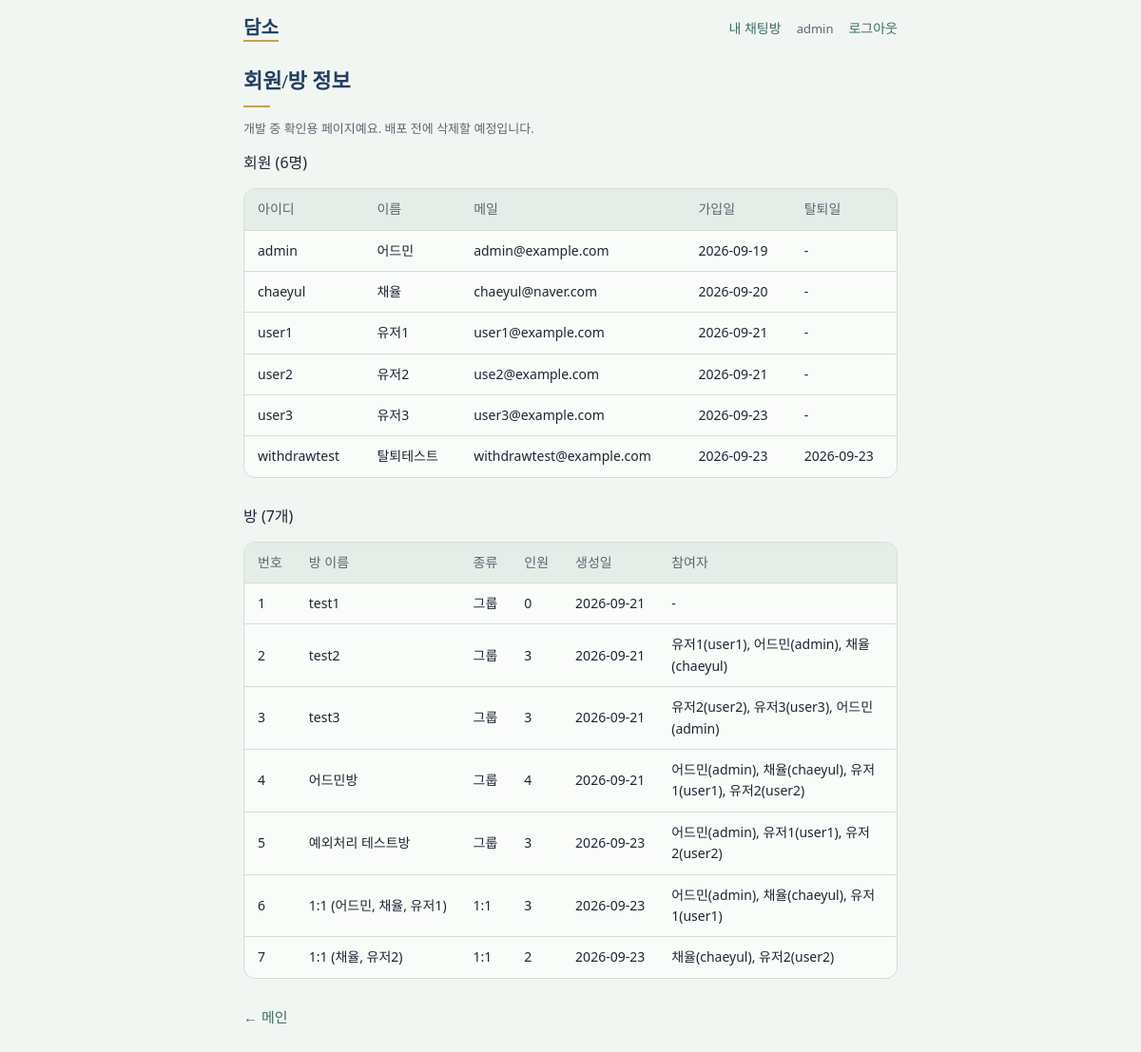
Screenshot of /info (signed in) with the database file from the repository.
### models.py (models this page shows)
class UserInfo(db.Model):
    __tablename__ = "USER_INFO"
    UI_ID = db.Column(db.String(50), primary_key=True)
    UI_PW = db.Column(db.String(255), nullable=False)
    UI_NAME = db.Column(db.String(50), nullable=False)
    UI_MAIL = db.Column(db.String(50), nullable=False, unique=True)
    UI_RDATE = db.Column(db.Date, nullable=False)
    UI_WITHDRAWN = db.Column(db.Date, nullable=True)

class RoomInfo(db.Model):
    __tablename__ = "ROOM_INFO"
    RI_ID = db.Column(db.Integer, primary_key=True)
    RI_NAME = db.Column(db.String(50), nullable=True)
    RI_TYPE = db.Column(db.CHAR(1), nullable=False)
    RI_RDATE = db.Column(db.Date, nullable=False)

class RoomMember(db.Model):
    __tablename__ = "ROOM_MEMBER"
    RM_ID = db.Column(db.Integer, primary_key=True)
    RI_ID = db.Column(db.Integer, db.ForeignKey("ROOM_INFO.RI_ID"), nullable=False)
    UI_ID = db.Column(db.String(50), db.ForeignKey("USER_INFO.UI_ID"), nullable=False)

### rooms.py (the view)
@rooms_bp.route('/info')
def info():
    if session.get("user_id") is None:
        flash("로그인이 필요합니다.", "notice")
        return redirect("/login")
    users = UserInfo.query.all()
    rooms = RoomInfo.query.all()
    names = {u.UI_ID: u.UI_NAME for u in users}
    members = {}
    for m in RoomMember.query.all():
        members.setdefault(m.RI_ID, []).append(m.UI_ID)
    return render_template("info.html", users=users, rooms=rooms, names=names, members=members)

### templates/info.html (shortened to what this page needs)
{% extends "base.html" %}
{% block content %}
<h1 class="title">회원/방 정보</h1>
<p class="muted" style="margin-top: -8px;">개발 중 확인용 페이지예요. 배포 전에 삭제할 예정입니다.</p>
<h2 style="font-size: 16px; font-weight: 500;">회원 ({{ users|length }}명)</h2>
<div class="table-wrap">
    <table>
        <tr>
            <th>아이디</th><th>이름</th><th>메일</th><th>가입일</th><th>탈퇴일</th>
        </tr>
        {% for u in users %}
        <tr>
            <td>{{ u.UI_ID }}</td>
            <td>{{ u.UI_NAME }}</td>
            <td>{{ u.UI_MAIL }}</td>
            <td>{{ u.UI_RDATE }}</td>
            <td>{{ u.UI_WITHDRAWN or "-" }}</td>
        </tr>
        {% endfor %}
    </table>
</div>
<h2 style="font-size: 16px; font-weight: 500;">방 ({{ rooms|length }}개)</h2>
<div class="table-wrap">
    <table>
        <tr>
            <th>번호</th><th>방 이름</th><th>종류</th><th>인원</th><th>생성일</th><th>참여자</th>
        </tr>
        {% for r in rooms %}
        {% set member_ids = members.get(r.RI_ID, []) %}
        <tr>
            <td>{{ r.RI_ID }}</td>
            <td>
                {% if r.RI_TYPE == "D" %}
                    1:1 ({% for uid in member_ids %}{{ names.get(uid, uid) }}{% if not loop.last %}, {% endif %}{% endfor %})
                {% else %}
                    {{ r.RI_NAME or "-" }}
                {% endif %}
            </td>
            <td>{{ {"G": "그룹", "D": "1:1", "O": "오픈", "Group": "그룹", "Dm": "1:1", "Open": "오픈"}.get(r.RI_TYPE, r.RI_TYPE) }}</td>
            <td>{{ member_ids|length }}</td>
            <td>{{ r.RI_RDATE }}</td>
            <td class="wrap">
                {% for uid in member_ids %}
                    {{ names.get(uid, uid) }}({{ uid }}){% if not loop.last %}, {% endif %}
                {% else %}
                    -
                {% endfor %}
            </td>
        </tr>
        {% endfor %}
    </table>
</div>
<a href="/">&larr; 메인</a>
{% endblock %}

### static/style.css (style rules this page uses)
:root { --bg: #F2F6F3; --surface: #FAFCFA; --line: #D3DED8; --text: #1D2733; --text-sub: #5C6670; --navy: #23405F; --navy-dark: #1B3350; --celadon: #4F8078; --celadon-dark: #3E6B64; --celadon-soft: #E4EDE8; --gold: #C8A24A; --red: #B5473A; --r-sm: 10px; --r-md: 12px; --r-lg: 16px; --r-pill: 999px; --font-sans: "Pretendard", "Noto Sans KR", "Malgun Gothic", system-ui, sans-serif; --font-serif: "Noto Serif KR", "Nanum Myeongjo", "Batang", serif; }
* { box-sizing: border-box; }
body { margin: 0; background: var(--bg); color: var(--text); font-family: var(--font-sans); font-size: 15px; line-height: 1.6; }
a { color: var(--celadon-dark); text-decoration: none; }
.muted { color: var(--text-sub); font-size: 13px; }
.title { font-family: var(--font-serif); font-size: 22px; font-weight: 600; color: var(--navy); margin: 0 0 20px; }
.title::after { content: ""; display: block; width: 28px; height: 2px; background: var(--gold); margin-top: 8px; }
.table-wrap { overflow-x: auto; background: var(--surface); border: 1px solid var(--line); border-radius: var(--r-md); margin-bottom: 28px; }
table { width: 100%; border-collapse: collapse; font-size: 14px; }
th, td { text-align: left; padding: 10px 14px; border-bottom: 1px solid var(--line); white-space: nowrap; }
th { background: var(--celadon-soft); color: var(--text-sub); font-weight: 500; }
tr:last-child td { border-bottom: none; }
td.wrap { white-space: normal; }

### rows the page displays
UserInfo: UI_ID "admin", UI_NAME "어드민", UI_MAIL "admin@example.com", UI_RDATE "2026-09-19", UI_WITHDRAWN "-", get "어드민"
UserInfo: UI_ID "chaeyul", UI_NAME "채율", UI_MAIL "chaeyul@naver.com", UI_RDATE "2026-09-20", UI_WITHDRAWN "-", get "채율"
UserInfo: UI_ID "user1", UI_NAME "유저1", UI_MAIL "user1@example.com", UI_RDATE "2026-09-21", UI_WITHDRAWN "-", get "유저1"
UserInfo: UI_ID "user2", UI_NAME "유저2", UI_MAIL "use2@example.com", UI_RDATE "2026-09-21", UI_WITHDRAWN "-", get "유저2"
UserInfo: UI_ID "user3", UI_NAME "유저3", UI_MAIL "user3@example.com", UI_RDATE "2026-09-23", UI_WITHDRAWN "-", get "유저3"
UserInfo: UI_ID "withdrawtest", UI_NAME "탈퇴테스트", UI_MAIL "withdrawtest@example.com", UI_RDATE "2026-09-23", UI_WITHDRAWN "2026-09-23"
RoomInfo: RI_ID "1", RI_NAME "test1", RI_TYPE "그룹", member_ids "0", RI_RDATE "2026-09-21"
RoomInfo: RI_ID "2", RI_NAME "test2", RI_TYPE "그룹", member_ids "3", RI_RDATE "2026-09-21"
RoomMember: UI_ID "user1"
RoomMember: UI_ID "admin"
RoomMember: UI_ID "chaeyul"
RoomInfo: RI_ID "3", RI_NAME "test3", RI_TYPE "그룹", member_ids "3", RI_RDATE "2026-09-21"
RoomMember: UI_ID "user2"
RoomMember: UI_ID "user3"
RoomMember: UI_ID "admin"
RoomInfo: RI_ID "4", RI_NAME "어드민방", RI_TYPE "그룹", member_ids "4", RI_RDATE "2026-09-21"
RoomMember: UI_ID "admin"
RoomMember: UI_ID "chaeyul"
RoomMember: UI_ID "user1"
RoomMember: UI_ID "user2"
RoomInfo: RI_ID "5", RI_NAME "예외처리 테스트방", RI_TYPE "그룹", member_ids "3", RI_RDATE "2026-09-23"
RoomMember: UI_ID "admin"
RoomMember: UI_ID "user1"
RoomMember: UI_ID "user2"
RoomInfo: RI_ID "6", RI_TYPE "1:1", member_ids "3", RI_RDATE "2026-09-23"
RoomMember: UI_ID "admin"
RoomMember: UI_ID "chaeyul"
RoomMember: UI_ID "user1"
RoomInfo: RI_ID "7", RI_TYPE "1:1", member_ids "2", RI_RDATE "2026-09-23"
RoomMember: UI_ID "chaeyul"
RoomMember: UI_ID "user2"

### other values shown
{{ session.get("user_id") }} "admin"
{{ users|length }} "6"
{{ rooms|length }} "7"
